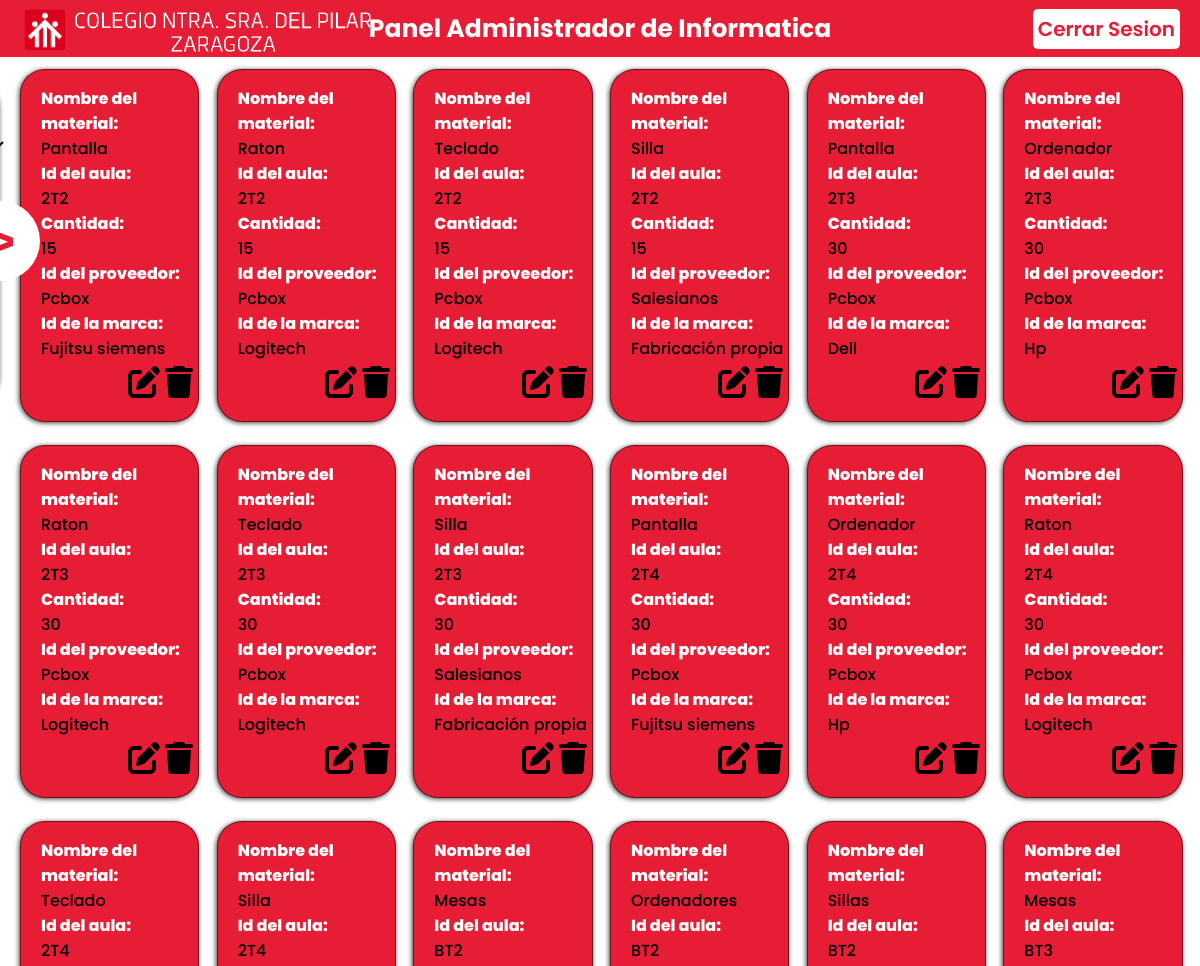
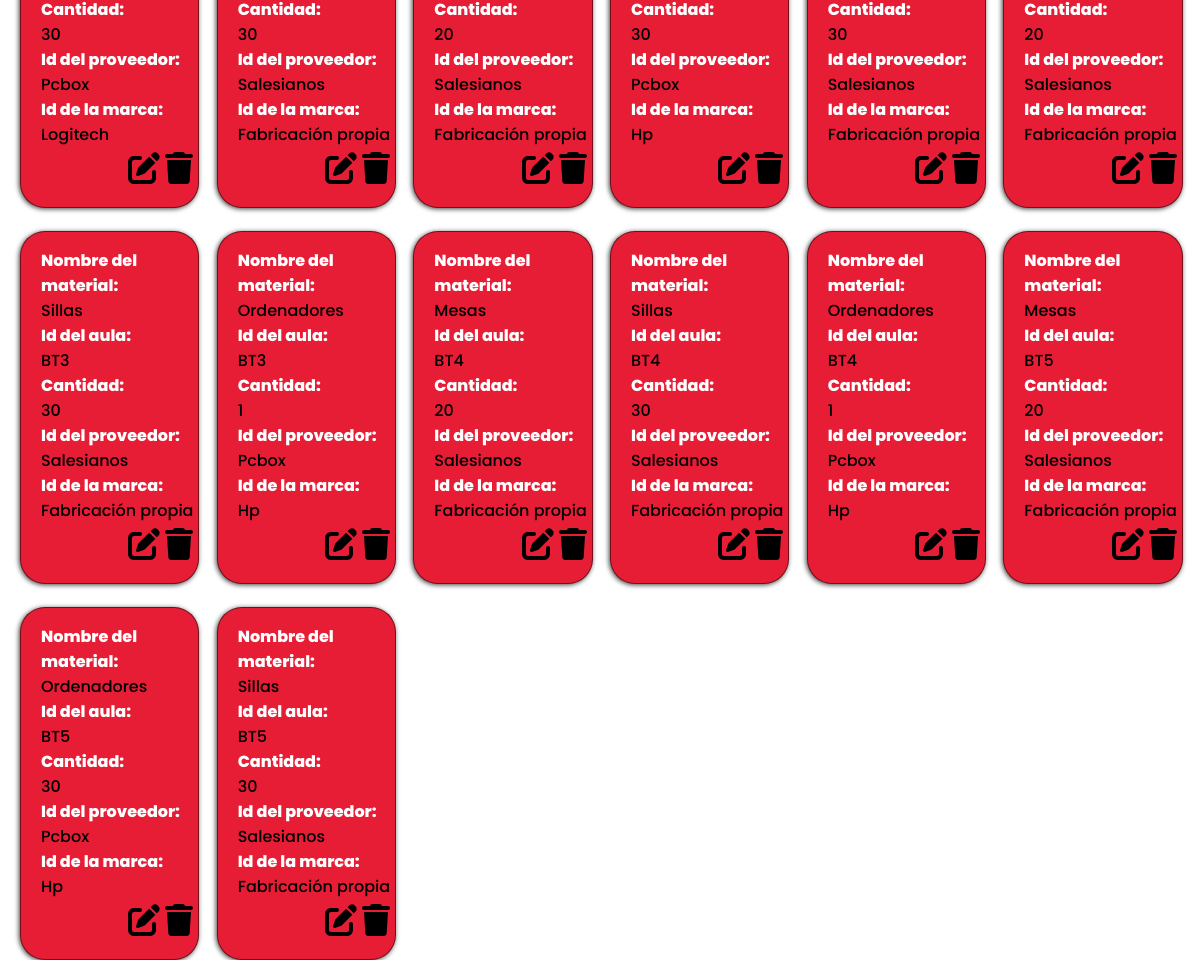
Screenshot of /PanelDepartamento/PanelDepartamento.php (signed in) with the database file from the repository (2 pictures, top to bottom).
### tables this page shows
CREATE TABLE IF NOT EXISTS `departec` (
  `idDepartamento` int(11) NOT NULL AUTO_INCREMENT,
  `NombreDepar` varchar(50) NOT NULL,
  PRIMARY KEY (`idDepartamento`)
);

CREATE TABLE IF NOT EXISTS `materiales` (
  `idMateriales` int(11) NOT NULL AUTO_INCREMENT,
  `NombreMat` varchar(30) NOT NULL,
  `idAula` varchar(5) NOT NULL,
  `Cantidad` int(11) NOT NULL,
  `idProveedor` int(11) NOT NULL,
  `idMarca` int(11) NOT NULL,
  `idDepartamento` int(11) NOT NULL,
  PRIMARY KEY (`idMateriales`),
  KEY `idAula` (`idAula`),
  KEY `idProveedor` (`idProveedor`),
  KEY `idMarca` (`idMarca`)
);

CREATE TABLE IF NOT EXISTS `prov` (
  `idProveedor` int(11) NOT NULL AUTO_INCREMENT,
  `Nombre` varchar(60) NOT NULL,
  `Direccion` varchar(80) NOT NULL,
  `Municipio` varchar(30) NOT NULL,
  `Provincia` varchar(30) NOT NULL,
  `Telefono` int(9) NOT NULL,
  `idTipo` int(11) NOT NULL,
  `idDepartamento` int(11) DEFAULT NULL,
  PRIMARY KEY (`idProveedor`),
  KEY `idTipo` (`idTipo`)
);

CREATE TABLE IF NOT EXISTS `marca` (
  `idMarca` int(11) NOT NULL AUTO_INCREMENT,
  `NombreMarca` varchar(30) NOT NULL,
  `idDepartamento` int(11) NOT NULL,
  PRIMARY KEY (`idMarca`)
);

### PanelDepartamento/InformacionU.php (the view, shortened to what this page needs)
<?php
include("./conexion_bd.php");
function body($consulta, $conexion)
{
    $resultado = mysqli_query($conexion, $consulta);
    if ($resultado) {
        while ($row = $resultado->fetch_object()) {
            $NombreMat = $row->NombreMat;
            $idAula = $row->idAula;
            $Cantidad = $row->Cantidad;
            $idProveedor = $row->Nombre;
            $idMarca = $row->NombreMarca;
            $idMateriales = $row->idMateriales;
            ?>
            <div class="card">
                <h3>Nombre del material:</h3>
                <?php echo htmlspecialchars($NombreMat) ?>
                <h3>Id del aula:</h3>
                <?php echo htmlspecialchars($idAula) ?>
                <h3>Cantidad:</h3>
                <?php echo htmlspecialchars($Cantidad) ?>
                <h3>Id del proveedor:</h3>
                <?php echo htmlspecialchars($idProveedor) ?>
                <h3>Id de la marca:</h3>
                <?php echo htmlspecialchars($idMarca) ?>
                <div class="card_icons">
                <div onclick="return activarEditar(<?php echo $idMateriales ?>)"></div>
                    <a href="./PanelDepartamento.php?borrar=<?php echo $idMateriales; ?>" onclick="return ConfirmDelete()"></a>
                </div>
            </div>
            <?php
        }
    }
}
if (isset($_GET['search']) && !empty($_GET['search']) || (isset($_GET['value']) && !empty($_GET['value']))) {
    $types = [
        'aula' => 'a.idAula',
        'prov' => 'p.Nombre',
        'marca' => 'ma.NombreMarca',
        'tipoprod' => 'tp.NombreTipo ',
        'ubi' => 'u.NombreUbicacion'
    ];
    $type = "";
    if ($_GET['search'] != 'all' && isset($_GET['value']) && $_GET['value'] != 'all') {
        $types = $types[$_GET['search']];
        $type = "$types = '$_GET[value]' AND";
    }
    $consulta = "SELECT m.idMateriales,m.NombreMat, m.idAula, m.Cantidad,p.Nombre, ma.NombreMarca FROM login AS l
    INNER JOIN departec AS d ON l.idDepartamento = d.idDepartamento
    INNER JOIN aula AS a ON d.idDepartamento = a.idDepartamento
    INNER JOIN materiales AS m ON a.idAula = m.idAula
    INNER JOIN prov AS p ON m.idProveedor = p.idProveedor
    INNER JOIN marca AS ma ON m.idMarca = ma.idMarca
    INNER JOIN tipoprod AS tp ON tp.idTipo = p.idTipo
    INNER JOIN ubi AS u ON u.idUbicacion = a.idUbicacion
    WHERE $type d.idDepartamento  = $_SESSION[deparamento] AND l.idUser = $_SESSION[id]";
    body($consulta, $conexion);
} else {
    $consulta = "SELECT m.idMateriales,m.NombreMat, m.idAula, m.Cantidad,p.Nombre, ma.NombreMarca FROM login AS l
    INNER JOIN departec AS d ON l.idDepartamento = d.idDepartamento
    INNER JOIN aula AS a ON d.idDepartamento = a.idDepartamento
    INNER JOIN materiales AS m ON a.idAula = m.idAula
    INNER JOIN prov AS p ON m.idProveedor = p.idProveedor
    INNER JOIN marca AS ma ON m.idMarca = ma.idMarca
    INNER JOIN tipoprod AS tp ON tp.idTipo = p.idTipo
    INNER JOIN ubi AS u ON u.idUbicacion = a.idUbicacion
    WHERE d.idDepartamento  = $_SESSION[deparamento] AND l.idUser = $_SESSION[id]";
    body($consulta, $conexion);
}

### PanelDepartamento/DepU.php (shortened to what this page needs)
<?php
include("./conexion_bd.php");
$inc = true;
if ($inc){
    $consulta = "SELECT d.NombreDepar , l.idDepartamento FROM login AS l
    LEFT JOIN departec AS d ON l.idDepartamento = d.idDepartamento
    WHERE l.idUser = $_SESSION[id]";
    $resultado = mysqli_query($conexion, $consulta);
    if ($resultado){
        while($row = $resultado->fetch_object()){
            $nombreDepar = $row->NombreDepar;
            ?>
            <?php echo htmlspecialchars($nombreDepar); ?>
        <?php
        }
    }
}
?>

### PanelDepartamento/styleU.css (style rules this page uses)
:root { --i:40%; }
body { margin: 0; padding: 0; font-family: 'Poppins', sans-serif; background-color: #FFFFFF;; }
.card { display: flex; flex-direction: column; justify-content: center; align-items: left; padding-top: 7.5px; padding-left: 20px; padding-bottom: 7.5px; height: 100%; width: 80%; background-color:#E71D36; border-radius: 25px; border: 1px solid rgba(0, 0, 0, 0.5); box-shadow: -1px 1px 5px rgba(0,0,0,0.75); font-family: 'Poppins', sans-serif; font-weight: 500; }
.card h3 { font-size: 16px; font-family: 'Poppins', sans-serif; font-weight: 800; margin: 0; padding: 0; color: #FFFFFF; }
.card_icons { display: flex; justify-content: flex-end; flex-direction: row; margin-top: 5px; margin-right: 5px; gap: 5px; }

### rows the page displays
materiales: NombreMat "Pantalla", idAula "2T2", Cantidad "15", idProveedor.Nombre "Pcbox", idMarca.NombreMarca "Fujitsu siemens"
materiales: NombreMat "Raton", idAula "2T2", Cantidad "15", idProveedor.Nombre "Pcbox", idMarca.NombreMarca "Logitech"
materiales: NombreMat "Teclado", idAula "2T2", Cantidad "15", idProveedor.Nombre "Pcbox", idMarca.NombreMarca "Logitech"
materiales: NombreMat "Silla", idAula "2T2", Cantidad "15", idProveedor.Nombre "Salesianos", idMarca.NombreMarca "Fabricación propia"
materiales: NombreMat "Pantalla", idAula "2T3", Cantidad "30", idProveedor.Nombre "Pcbox", idMarca.NombreMarca "Dell"
materiales: NombreMat "Ordenador", idAula "2T3", Cantidad "30", idProveedor.Nombre "Pcbox", idMarca.NombreMarca "Hp"
materiales: NombreMat "Raton", idAula "2T3", Cantidad "30", idProveedor.Nombre "Pcbox", idMarca.NombreMarca "Logitech"
materiales: NombreMat "Teclado", idAula "2T3", Cantidad "30", idProveedor.Nombre "Pcbox", idMarca.NombreMarca "Logitech"
materiales: NombreMat "Silla", idAula "2T3", Cantidad "30", idProveedor.Nombre "Salesianos", idMarca.NombreMarca "Fabricación propia"
materiales: NombreMat "Pantalla", idAula "2T4", Cantidad "30", idProveedor.Nombre "Pcbox", idMarca.NombreMarca "Fujitsu siemens"
materiales: NombreMat "Ordenador", idAula "2T4", Cantidad "30", idProveedor.Nombre "Pcbox", idMarca.NombreMarca "Hp"
materiales: NombreMat "Raton", idAula "2T4", Cantidad "30", idProveedor.Nombre "Pcbox", idMarca.NombreMarca "Logitech"
materiales: NombreMat "Teclado", idAula "2T4", Cantidad "30", idProveedor.Nombre "Pcbox", idMarca.NombreMarca "Logitech"
materiales: NombreMat "Silla", idAula "2T4", Cantidad "30", idProveedor.Nombre "Salesianos", idMarca.NombreMarca "Fabricación propia"
materiales: NombreMat "Mesas", idAula "BT2", Cantidad "20", idProveedor.Nombre "Salesianos", idMarca.NombreMarca "Fabricación propia"
materiales: NombreMat "Ordenadores", idAula "BT2", Cantidad "30", idProveedor.Nombre "Pcbox", idMarca.NombreMarca "Hp"
materiales: NombreMat "Sillas", idAula "BT2", Cantidad "30", idProveedor.Nombre "Salesianos", idMarca.NombreMarca "Fabricación propia"
materiales: NombreMat "Mesas", idAula "BT3", Cantidad "20", idProveedor.Nombre "Salesianos", idMarca.NombreMarca "Fabricación propia"
materiales: NombreMat "Sillas", idAula "BT3", Cantidad "30", idProveedor.Nombre "Salesianos", idMarca.NombreMarca "Fabricación propia"
materiales: NombreMat "Ordenadores", idAula "BT3", Cantidad "1", idProveedor.Nombre "Pcbox", idMarca.NombreMarca "Hp"
materiales: NombreMat "Mesas", idAula "BT4", Cantidad "20", idProveedor.Nombre "Salesianos", idMarca.NombreMarca "Fabricación propia"
materiales: NombreMat "Sillas", idAula "BT4", Cantidad "30", idProveedor.Nombre "Salesianos", idMarca.NombreMarca "Fabricación propia"
materiales: NombreMat "Ordenadores", idAula "BT4", Cantidad "1", idProveedor.Nombre "Pcbox", idMarca.NombreMarca "Hp"
materiales: NombreMat "Mesas", idAula "BT5", Cantidad "20", idProveedor.Nombre "Salesianos", idMarca.NombreMarca "Fabricación propia"
materiales: NombreMat "Ordenadores", idAula "BT5", Cantidad "30", idProveedor.Nombre "Pcbox", idMarca.NombreMarca "Hp"
materiales: NombreMat "Sillas", idAula "BT5", Cantidad "30", idProveedor.Nombre "Salesianos", idMarca.NombreMarca "Fabricación propia"

### other values shown
$nombreDepar "Informatica"
